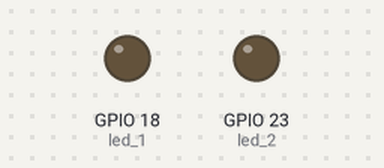
Bench run of a program on a simulated Raspberry Pi (BCM pin numbers). Parts: output pins drawn as LEDs (lit = HIGH). At 28.0 s the program stops and its outputs stay as they are.

Above: at 0.2 s.
At 1.4 s:
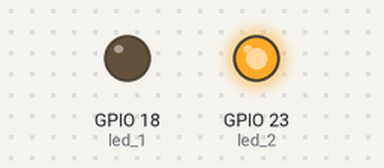
At 3.8 s:
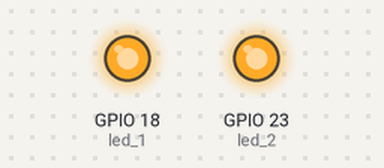
At 6.2 s:
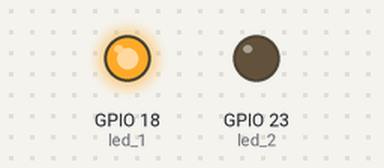
Timing chart, 0 to 6.5 s (numbered marks = the images above):
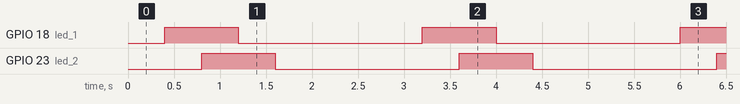

The program:

3_ex01.py
```python
import RPi.GPIO as GPIO
import time

led_1=18
led_2=23
delay=0.4

GPIO.setmode(GPIO.BCM)
GPIO.setwarnings(False)
GPIO.setup(led_1,GPIO.OUT)
GPIO.setup(led_2,GPIO.OUT)

def case_1(led_1,led_2,delay):
    GPIO.output(led_1,False)
    GPIO.output(led_2,False)
    time.sleep(delay)

def case_2(led_1,led_2,delay):
    GPIO.output(led_1,True)
    GPIO.output(led_2,False)
    time.sleep(delay)

def case_3(led_1,led_2,delay):
    GPIO.output(led_1,False)
    GPIO.output(led_2,True)
    time.sleep(delay)

def case_4(led_1,led_2,delay):
    GPIO.output(led_1,True)
    GPIO.output(led_2,True)
    time.sleep(delay)

for i in range(0,10):
    case_1(led_1,led_2,delay)
    case_2(led_1,led_2,delay)
    case_4(led_1,led_2,delay)
    case_3(led_1,led_2,delay)
    case_1(led_1,led_2,delay)
    case_1(led_1,led_2,delay)
    case_1(led_1,led_2,delay)


    
```

Measured:
- by itself, GPIO 18 (led_1), GPIO 23 (led_2): alternates HIGH for 0.80 s and LOW for 2.0 s
- by itself, everything shown: repeats every 2.8 s, in 4 steps
